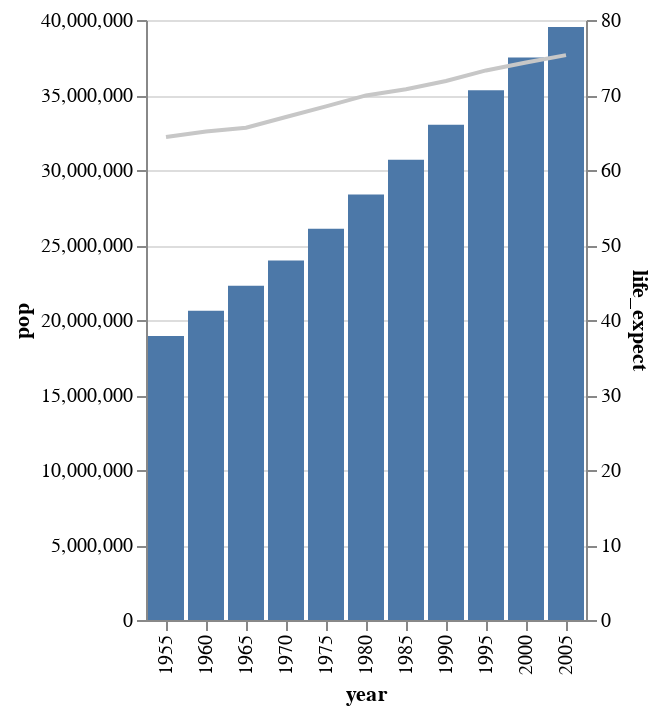

The notebook cell this image was saved under:
### Code cell
alt.layer(barras, linea).resolve_scale(y='independent')

### Figure 1 — Vega-Lite specification as saved in the notebook (floating-point values rounded to 4 significant figures)
{"config": {"view": {"continuousWidth": 300, "continuousHeight": 300}}, "layer": [{"mark": {"type": "bar"}, "encoding": {"x": {"field": "year", "type": "ordinal"}, "y": {"field": "pop", "type": "quantitative"}}}, {"mark": {"type": "line", "stroke": "#c7c7c7"}, "encoding": {"x": {"field": "year", "type": "ordinal"}, "y": {"field": "life_expect", "type": "quantitative"}}}], "data": {"name": "data-85fe4fdeb64826fbf3604f5620c79d7c"}, "resolve": {"scale": {"y": "independent"}}, "$schema": "https://vega.github.io/schema/vega-lite/v5.17.0.json", "datasets": {"data-85fe4fdeb64826fbf3604f5620c79d7c": [{"year": 1955, "country": "Argentina", "cluster": 3, "pop": 18927821, "life_expect": 64.4, "fertility": 3.127, "year_datetime": "1955-01-01T00:00:00"}, {"year": 1960, "country": "Argentina", "cluster": 3, "pop": 20616009, "life_expect": 65.14, "fertility": 3.09, "year_datetime": "1960-01-01T00:00:00"}, {"year": 1965, "country": "Argentina", "cluster": 3, "pop": 22283100, "life_expect": 65.63, "fertility": 3.049, "year_datetime": "1965-01-01T00:00:00"}, {"year": 1970, "country": "Argentina", "cluster": 3, "pop": 23962313, "life_expect": 67.06, "fertility": 3.146, "year_datetime": "1970-01-01T00:00:00"}, {"year": 1975, "country": "Argentina", "cluster": 3, "pop": 26081880, "life_expect": 68.48, "fertility": 3.44, "year_datetime": "1975-01-01T00:00:00"}, {"year": 1980, "country": "Argentina", "cluster": 3, "pop": 28369799, "life_expect": 69.94, "fertility": 3.15, "year_datetime": "1980-01-01T00:00:00"}, {"year": 1985, "country": "Argentina", "cluster": 3, "pop": 30675059, "life_expect": 70.77, "fertility": 3.053, "year_datetime": "1985-01-01T00:00:00"}, {"year": 1990, "country": "Argentina", "cluster": 3, "pop": 33022202, "life_expect": 71.87, "fertility": 2.9, "year_datetime": "1990-01-01T00:00:00"}, {"year": 1995, "country": "Argentina", "cluster": 3, "pop": 35311049, "life_expect": 73.28, "fertility": 2.63, "year_datetime": "1995-01-01T00:00:00"}, {"year": 2000, "country": "Argentina", "cluster": 3, "pop": 37497728, "life_expect": 74.34, "fertility": 2.35, "year_datetime": "2000-01-01T00:00:00"}, {"year": 2005, "country": "Argentina", "cluster": 3, "pop": 39537943, "life_expect": 75.32, "fertility": 2.254, "year_datetime": "2005-01-01T00:00:00"}]}}
